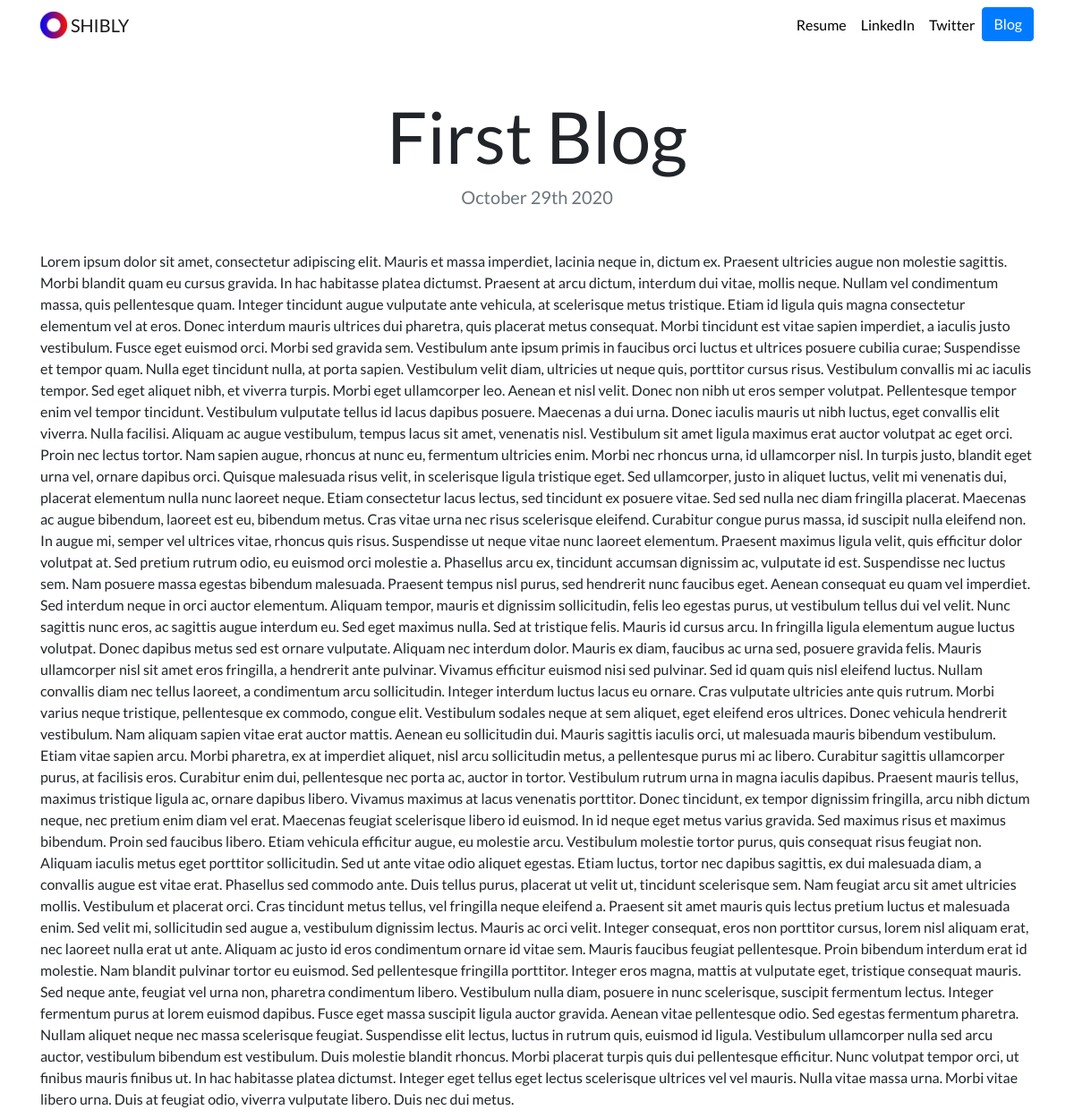
Page /blog/1/ on the committed database.
### blog/models.py (models this page shows, shortened)
class Blog(models.Model):
    title = models.CharField(max_length=200)
    description = models.TextField()
    date = models.DateField()

### blog/views.py (the view)
# urls.py: path('<int:blog_id>/', views.detail, name='detail'),
def detail(request, blog_id):
    blog = get_object_or_404(Blog, pk=blog_id)
    return render(request, 'blog/detail.html',{'blog':blog})

### blog/templates/blog/detail.html
{% extends "portfolio/base.html" %}
{% load static %}
{% block content %}
<h1 class="text-center mt-5" id="blogdetailtitle">{{ blog.title }}</h1>
<h5 class="text-center text-muted mb-5">{{ blog.date|date:'F jS Y' }}</h5>
{{ blog.description|safe }}
{% endblock %}

### portfolio/static/portfolio/custom.css (style rules this page uses)
body { font-family: 'Lato', sans-serif; }
@media (min-width: 992px) { #blogdetailtitle { font-size: 5rem; } }

### rows in the picture
Blog: title "First Blog", date "October 29th 2020", description "Lorem ipsum dolor sit amet, consectetur adipiscing elit. Mauris et massa imperdiet, lacinia neque in, dictum ex. Praesent ultricies augue non molestie sagittis. Morbi blandit quam eu cursus gravida. In hac habitasse platea dictumst. Praesent at arcu dictum, interdum dui vitae, mollis neque. Nullam vel condimentum massa, quis pellentesque quam. Integer tincidunt augue vulputate ante vehicula, at scelerisque metus tristique. Etiam id ligula quis magna consectetur elementum vel at eros. Donec interdum mauris ultrices dui pharetra, quis placerat metus consequat. Morbi tincidunt est vitae sapien imperdiet, a iaculis justo vestibulum. Fusce eget euismod orci. Morbi sed gravida sem. Vestibulum…"
